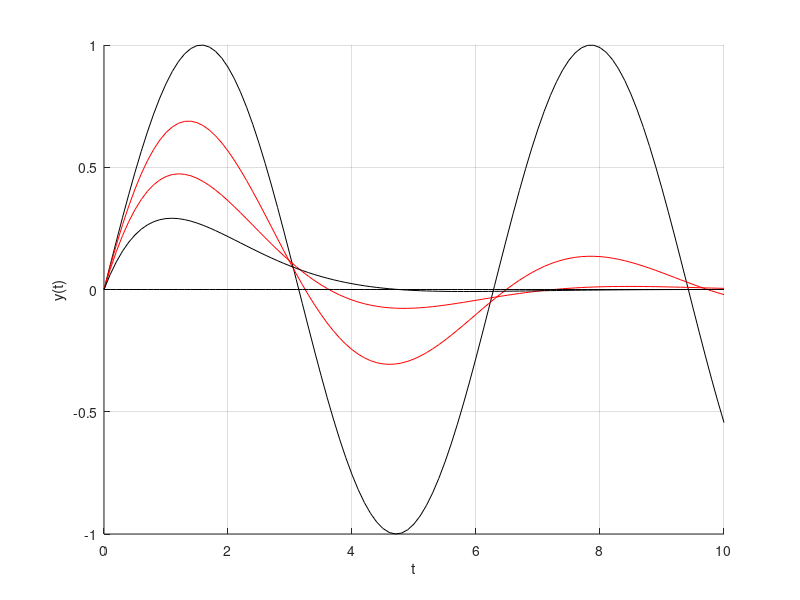

MATLAB code for this plot:
clear all

k = 1;
w0 = sqrt(k);

t = 0:0.1:10;
y = @(R) exp(-R*t./2).*sin(sqrt(w0^2 - R^2/4)*t);

colors = ['b' 'g' 'r' 'm' 'k'];

for R = 0:0.5:2
    yy = y(R);
    c = colors(randi(5,1));
    hold on
    plot(t,yy,strcat(c,'-'))
    xlabel 't'
    ylabel 'y(t)'
    axis auto
    grid on
end

hold off